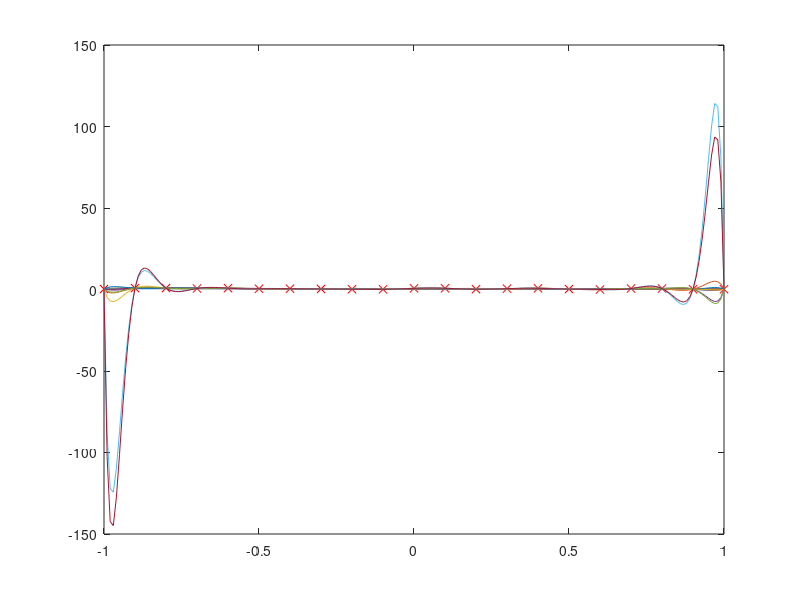
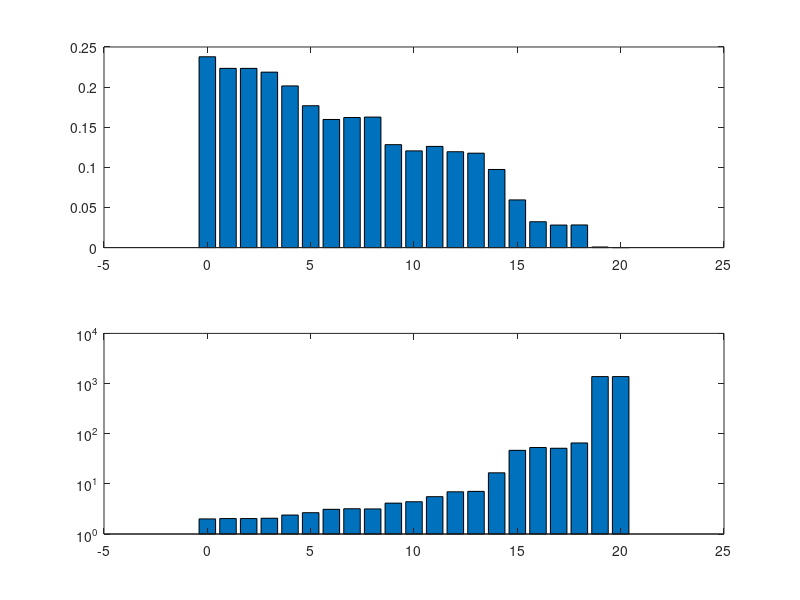

These figures' MATLAB source, in order:
clear variables;
clc;


x = -1:0.1:1;
y = rand(size(x));
plot(x, y, 'rx', 'MarkerFaceColor', 'r');
hold on;

I=zeros(1, length(x));
E=zeros(1, length(x));

xx = -1:0.01:1;

for n=0:length(x)-1
  p = polyfit(x, y, n);
  py=polyval(p, x);
  E(n+1)=mean(abs(y-py));
  I(n+1)=trapz(x, (1+polyval(polyder(p),x).^2).^0.5);
  plot(xx, polyval(p, xx));

end
figure;
subplot(2, 1, 1);
bar(0:length(x)-1,E);
subplot(2, 1, 2);
bar(0:length(x)-1,I);
set(gca, 'YScale', 'log');